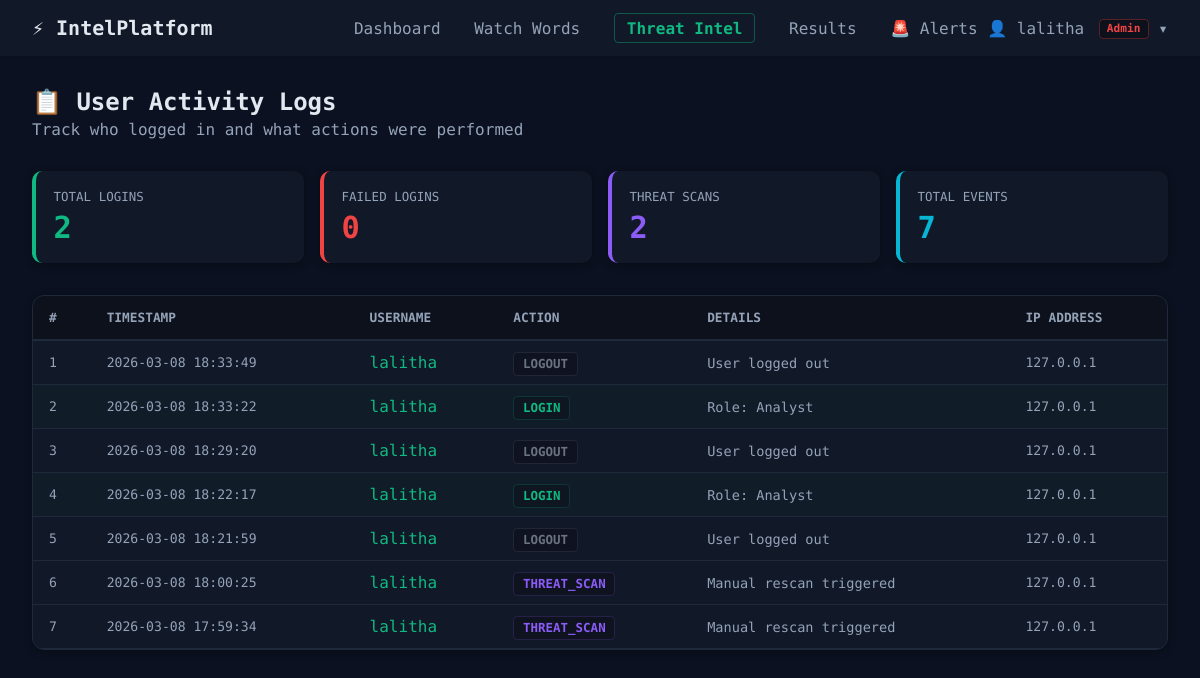
The page /user-logs (signed in) on the database its author committed.
### tables this page shows
CREATE TABLE user_logs (
            id INTEGER PRIMARY KEY AUTOINCREMENT,
            user_id INTEGER NOT NULL,
            username TEXT NOT NULL,
            action TEXT NOT NULL,
            details TEXT DEFAULT '',
            ip_address TEXT DEFAULT '',
            timestamp TEXT NOT NULL
        );

### app.py (the view)
@app.route('/user-logs')
@login_required
def user_logs():
    db = get_db()
    uid = session['user_id']
    if session.get('role') == 'Admin':
        logs = db.execute('SELECT * FROM user_logs ORDER BY timestamp DESC LIMIT 500').fetchall()
    else:
        logs = db.execute('SELECT * FROM user_logs WHERE user_id=? ORDER BY timestamp DESC LIMIT 200', (uid,)).fetchall()
    total_logins = db.execute("SELECT COUNT(*) as c FROM user_logs WHERE user_id=? AND action='LOGIN'", (uid,)).fetchone()['c']
    failed_logins = db.execute("SELECT COUNT(*) as c FROM user_logs WHERE username=? AND action='FAILED_LOGIN'", (session['username'],)).fetchone()['c']
    total_scans = db.execute("SELECT COUNT(*) as c FROM user_logs WHERE user_id=? AND action='THREAT_SCAN'", (uid,)).fetchone()['c']
    return render_template('user_logs.html', logs=logs, total_logins=total_logins,
                           failed_logins=failed_logins, total_scans=total_scans)

### app.py (called while the page is built)
def login_required(f):
    @wraps(f)
    def decorated(*args, **kwargs):
        if 'user_id' not in session:
            return redirect(url_for('login'))
        return f(*args, **kwargs)
    return decorated

def get_db():
    conn = sqlite3.connect(DATABASE)
    conn.row_factory = sqlite3.Row
    return conn

@app.before_request
def before_request():
    init_db()

### templates/user_logs.html (shortened to what this page needs)
{% extends 'base.html' %}
{% block content %}
<div style="margin-bottom:2rem;">
    <h2 style="margin:0;">📋 User Activity Logs</h2>
    <p style="color:var(--text-muted);margin:.25rem 0 0;">Track who logged in and what actions were performed</p>
</div>
<div style="display:grid;grid-template-columns:repeat(auto-fit,minmax(160px,1fr));gap:1rem;margin-bottom:2rem;">
    <div style="background:var(--card-bg);padding:1.1rem;border-radius:10px;border-left:4px solid #10b981;box-shadow:0 2px 8px rgba(0,0,0,.3);">
        <p style="margin:0;font-size:.78rem;color:var(--text-muted);text-transform:uppercase;">Total Logins</p>
        <p style="margin:.4rem 0 0;font-size:1.9rem;font-weight:700;color:#10b981;">{{total_logins}}</p>
    </div>
    <div style="background:var(--card-bg);padding:1.1rem;border-radius:10px;border-left:4px solid #ef4444;box-shadow:0 2px 8px rgba(0,0,0,.3);">
        <p style="margin:0;font-size:.78rem;color:var(--text-muted);text-transform:uppercase;">Failed Logins</p>
        <p style="margin:.4rem 0 0;font-size:1.9rem;font-weight:700;color:#ef4444;">{{failed_logins}}</p>
    </div>
    <div style="background:var(--card-bg);padding:1.1rem;border-radius:10px;border-left:4px solid #8b5cf6;box-shadow:0 2px 8px rgba(0,0,0,.3);">
        <p style="margin:0;font-size:.78rem;color:var(--text-muted);text-transform:uppercase;">Threat Scans</p>
        <p style="margin:.4rem 0 0;font-size:1.9rem;font-weight:700;color:#8b5cf6;">{{total_scans}}</p>
    </div>
    <div style="background:var(--card-bg);padding:1.1rem;border-radius:10px;border-left:4px solid #06b6d4;box-shadow:0 2px 8px rgba(0,0,0,.3);">
        <p style="margin:0;font-size:.78rem;color:var(--text-muted);text-transform:uppercase;">Total Events</p>
        <p style="margin:.4rem 0 0;font-size:1.9rem;font-weight:700;color:#06b6d4;">{{logs|length}}</p>
    </div>
</div>
<div style="background:var(--card-bg);border-radius:12px;border:1px solid var(--border-color);overflow:hidden;box-shadow:0 2px 8px rgba(0,0,0,.3);">
    {% if logs %}
    <div style="overflow-x:auto;">
        <table style="width:100%;border-collapse:collapse;text-align:left;">
            <thead style="background:rgba(0,0,0,.3);border-bottom:2px solid var(--border-color);">
                <tr>
                    {% for h in ['#','Timestamp','Username','Action','Details','IP Address'] %}
                    <th style="padding:.9rem 1rem;color:var(--text-muted);font-size:.8rem;text-transform:uppercase;white-space:nowrap;">{{h}}</th>
                    {% endfor %}
                </tr>
            </thead>
            <tbody>
                {% for log in logs %}
                {% set action_colors = {'LOGIN':'#10b981','LOGOUT':'#6b7280','FAILED_LOGIN':'#ef4444','THREAT_SCAN':'#8b5cf6','CLEAR_DATA':'#f97316','RESCAN':'#f59e0b','DELETE':'#ef4444','SIGNUP':'#06b6d4'} %}
                <tr style="border-bottom:1px solid var(--border-color);{% if log.action=='FAILED_LOGIN' %}background:rgba(239,68,68,.04);{% elif log.action=='LOGIN' %}background:rgba(16,185,129,.02);{% endif %}">
                    <td style="padding:.75rem 1rem;color:var(--text-muted);font-size:.82rem;">{{loop.index}}</td>
                    <td style="padding:.75rem 1rem;color:var(--text-muted);font-size:.82rem;white-space:nowrap;">{{log.timestamp}}</td>
                    <td style="padding:.75rem 1rem;color:var(--primary-color);font-weight:500;">{{log.username}}</td>
                    <td style="padding:.75rem 1rem;">
                        <span style="background:rgba(0,0,0,.2);color:{{action_colors.get(log.action,'#94a3b8')}};padding:.2rem .55rem;border-radius:4px;font-size:.78rem;font-weight:600;border:1px solid {{action_colors.get(log.action,'#94a3b8')}}33;">{{log.action}}</span>
                    </td>
                    <td style="padding:.75rem 1rem;font-size:.85rem;color:var(--text-muted);">{{log.details}}</td>
                    <td style="padding:.75rem 1rem;font-size:.82rem;color:var(--text-muted);">
                        <span style="font-family:'Share Tech Mono',monospace;">{{log.ip_address or '—'}}</span>
                    </td>
                </tr>
                {% endfor %}
            </tbody>
        </table>
    </div>
    {% else %}
    <div style="padding:3rem;text-align:center;">
        <div style="font-size:3rem;">📭</div>
        <h3>No activity logs yet</h3>
        <p style="color:var(--text-muted);">User actions will be recorded here as you use the platform.</p>
    </div>
    {% endif %}
</div>
{% endblock %}

### static/css/style.css (style rules this page uses)
:root { --primary-color: #10b981; --primary-hover: #059669; --bg-color: #0b1120; --card-bg: #111827; --text-main: #e2e8f0; --text-muted: #94a3b8; --border-color: #1e293b; --danger: #ef4444; --warning: #f59e0b; --success: #10b981; }
body { margin: 0; font-family: 'Share Tech Mono', 'Courier New', monospace; background-color: var(--bg-color); color: var(--text-main); }

### rows shown on the page
user_logs: timestamp "2026-03-08 18:33:49", username "lalitha", action "LOGOUT", details "User logged out", ip_address "127.0.0.1"
user_logs: timestamp "2026-03-08 18:33:22", username "lalitha", action "LOGIN", details "Role: Analyst", ip_address "127.0.0.1"
user_logs: timestamp "2026-03-08 18:29:20", username "lalitha", action "LOGOUT", details "User logged out", ip_address "127.0.0.1"
user_logs: timestamp "2026-03-08 18:22:17", username "lalitha", action "LOGIN", details "Role: Analyst", ip_address "127.0.0.1"
user_logs: timestamp "2026-03-08 18:21:59", username "lalitha", action "LOGOUT", details "User logged out", ip_address "127.0.0.1"
user_logs: timestamp "2026-03-08 18:00:25", username "lalitha", action "THREAT_SCAN", details "Manual rescan triggered", ip_address "127.0.0.1"
user_logs: timestamp "2026-03-08 17:59:34", username "lalitha", action "THREAT_SCAN", details "Manual rescan triggered", ip_address "127.0.0.1"

### other values the page prints
{{ session.get('username') }} "lalitha"
{{ session.get('role','Viewer') }} "Admin"
{{ total_logins }} "2"
{{ failed_logins }} "0"
{{ total_scans }} "2"
{{ logs|length }} "7"
{{ h }} "#" "TIMESTAMP" "USERNAME" "ACTION" "DETAILS" "IP ADDRESS"
